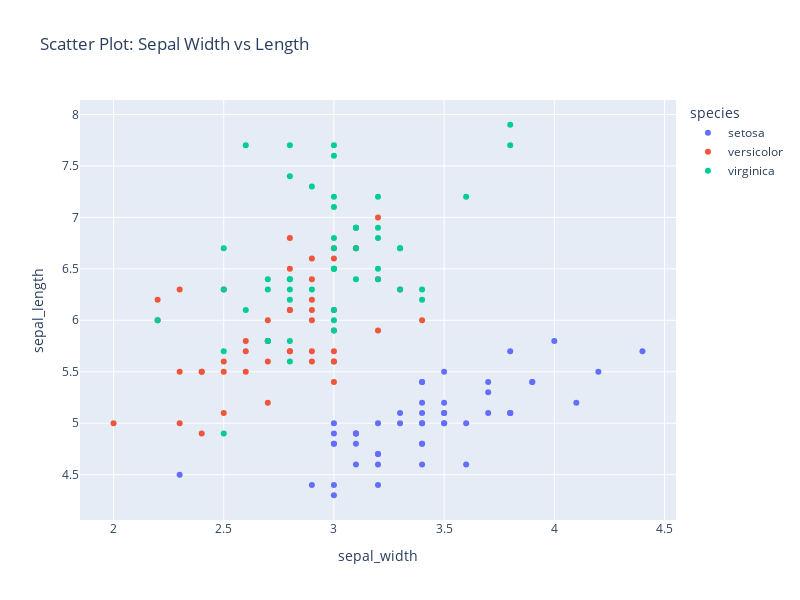

This figure's notebook cell:
### Code cell
# Scatter Plot

scatter_fig = px.scatter(df, x="sepal_width", y="sepal_length", color="species",
                         title="Scatter Plot: Sepal Width vs Length")
scatter_fig.update_layout(width=800, height=600)
scatter_fig.show()

### Figure 1 — Plotly figure (JSON) as saved in the notebook; plotly's stock layout.template omitted (floating-point values rounded to 4 significant figures)
{"data": [{"hovertemplate": "species=setosa<br>sepal_width=%{x}<br>sepal_length=%{y}<extra></extra>", "legendgroup": "setosa", "marker": {"color": "#636efa", "symbol": "circle"}, "mode": "markers", "name": "setosa", "orientation": "v", "showlegend": true, "type": "scatter", "x": [3.5, 3, 3.2, 3.1, 3.6, 3.9, 3.4, 3.4, 2.9, 3.1, 3.7, 3.4, 3, 3, 4, 4.4, 3.9, 3.5, 3.8, 3.8, 3.4, 3.7, 3.6, 3.3, 3.4, 3, 3.4, 3.5, 3.4, 3.2, 3.1, 3.4, 4.1, 4.2, 3.1, 3.2, 3.5, 3.1, 3, 3.4, 3.5, 2.3, 3.2, 3.5, 3.8, 3, 3.8, 3.2, 3.7, 3.3], "xaxis": "x", "y": [5.1, 4.9, 4.7, 4.6, 5, 5.4, 4.6, 5, 4.4, 4.9, 5.4, 4.8, 4.8, 4.3, 5.8, 5.7, 5.4, 5.1, 5.7, 5.1, 5.4, 5.1, 4.6, 5.1, 4.8, 5, 5, 5.2, 5.2, 4.7, 4.8, 5.4, 5.2, 5.5, 4.9, 5, 5.5, 4.9, 4.4, 5.1, 5, 4.5, 4.4, 5, 5.1, 4.8, 5.1, 4.6, 5.3, 5], "yaxis": "y"}, {"hovertemplate": "species=versicolor<br>sepal_width=%{x}<br>sepal_length=%{y}<extra></extra>", "legendgroup": "versicolor", "marker": {"color": "#EF553B", "symbol": "circle"}, "mode": "markers", "name": "versicolor", "orientation": "v", "showlegend": true, "type": "scatter", "x": [3.2, 3.2, 3.1, 2.3, 2.8, 2.8, 3.3, 2.4, 2.9, 2.7, 2, 3, 2.2, 2.9, 2.9, 3.1, 3, 2.7, 2.2, 2.5, 3.2, 2.8, 2.5, 2.8, 2.9, 3, 2.8, 3, 2.9, 2.6, 2.4, 2.4, 2.7, 2.7, 3, 3.4, 3.1, 2.3, 3, 2.5, 2.6, 3, 2.6, 2.3, 2.7, 3, 2.9, 2.9, 2.5, 2.8], "xaxis": "x", "y": [7, 6.4, 6.9, 5.5, 6.5, 5.7, 6.3, 4.9, 6.6, 5.2, 5, 5.9, 6, 6.1, 5.6, 6.7, 5.6, 5.8, 6.2, 5.6, 5.9, 6.1, 6.3, 6.1, 6.4, 6.6, 6.8, 6.7, 6, 5.7, 5.5, 5.5, 5.8, 6, 5.4, 6, 6.7, 6.3, 5.6, 5.5, 5.5, 6.1, 5.8, 5, 5.6, 5.7, 5.7, 6.2, 5.1, 5.7], "yaxis": "y"}, {"hovertemplate": "species=virginica<br>sepal_width=%{x}<br>sepal_length=%{y}<extra></extra>", "legendgroup": "virginica", "marker": {"color": "#00cc96", "symbol": "circle"}, "mode": "markers", "name": "virginica", "orientation": "v", "showlegend": true, "type": "scatter", "x": [3.3, 2.7, 3, 2.9, 3, 3, 2.5, 2.9, 2.5, 3.6, 3.2, 2.7, 3, 2.5, 2.8, 3.2, 3, 3.8, 2.6, 2.2, 3.2, 2.8, 2.8, 2.7, 3.3, 3.2, 2.8, 3, 2.8, 3, 2.8, 3.8, 2.8, 2.8, 2.6, 3, 3.4, 3.1, 3, 3.1, 3.1, 3.1, 2.7, 3.2, 3.3, 3, 2.5, 3, 3.4, 3], "xaxis": "x", "y": [6.3, 5.8, 7.1, 6.3, 6.5, 7.6, 4.9, 7.3, 6.7, 7.2, 6.5, 6.4, 6.8, 5.7, 5.8, 6.4, 6.5, 7.7, 7.7, 6, 6.9, 5.6, 7.7, 6.3, 6.7, 7.2, 6.2, 6.1, 6.4, 7.2, 7.4, 7.9, 6.4, 6.3, 6.1, 7.7, 6.3, 6.4, 6, 6.9, 6.7, 6.9, 5.8, 6.8, 6.7, 6.7, 6.3, 6.5, 6.2, 5.9], "yaxis": "y"}], "layout": {"height": 600, "legend": {"title": {"text": "species"}, "tracegroupgap": 0}, "title": {"text": "Scatter Plot: Sepal Width vs Length"}, "width": 800, "xaxis": {"anchor": "y", "autorange": true, "domain": [0, 1], "range": [1.848, 4.552], "title": {"text": "sepal_width"}, "type": "linear"}, "yaxis": {"anchor": "x", "autorange": true, "domain": [0, 1], "range": [4.06, 8.14], "title": {"text": "sepal_length"}, "type": "linear"}}}
